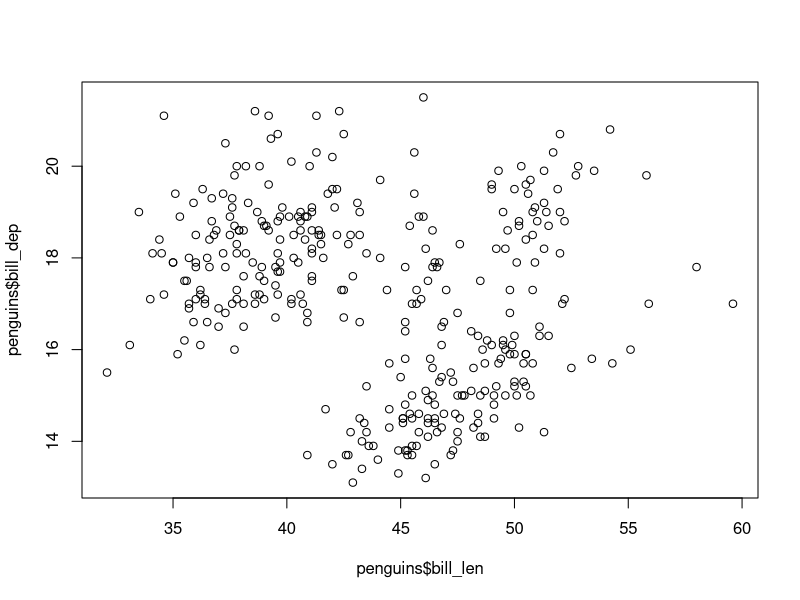

The R source for this figure:
## ---- chunk 1
a = c(1,2,3,4)
b = c(5,6,7,8)
c = c(9,10,11,12)
d = c(13,14,15,16)
mat2 = rbind(a,b,c,d)
mat2
## ---- chunk 2
#| echo: false
#| warning: false
#| message: false
library(tidyverse)

plot(penguins$bill_len, penguins$bill_dep)
